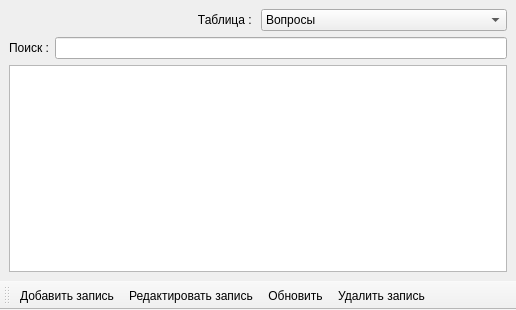
<?xml version="1.0" encoding="UTF-8"?>
<ui version="4.0">
 <class>DataBaseWindow</class>
 <widget class="QMainWindow" name="DataBaseWindow">
  <property name="geometry">
   <rect>
    <x>0</x>
    <y>0</y>
    <width>516</width>
    <height>310</height>
   </rect>
  </property>
  <property name="windowTitle">
   <string>Редактирование базы данных</string>
  </property>
  <property name="windowIcon">
   <iconset>
    <normaloff>../../pics/Databaseicon.png</normaloff>../../pics/Databaseicon.png</iconset>
  </property>
  <widget class="QWidget" name="centralwidget">
   <layout class="QVBoxLayout" name="verticalLayout">
    <item>
     <layout class="QHBoxLayout" name="horizontalLayout_2">
      <item>
       <widget class="QLabel" name="label">
        <property name="text">
         <string>Таблица : </string>
        </property>
        <property name="alignment">
         <set>Qt::AlignRight|Qt::AlignTrailing|Qt::AlignVCenter</set>
        </property>
       </widget>
      </item>
      <item>
       <widget class="QComboBox" name="comboBox">
        <item>
         <property name="text">
          <string>Вопросы</string>
         </property>
        </item>
        <item>
         <property name="text">
          <string>Ответы</string>
         </property>
        </item>
        <item>
         <property name="text">
          <string>Диалоги в контексте</string>
         </property>
        </item>
        <item>
         <property name="text">
          <string>Группы пользователей</string>
         </property>
        </item>
        <item>
         <property name="text">
          <string>Действия</string>
         </property>
        </item>
       </widget>
      </item>
     </layout>
    </item>
    <item>
     <layout class="QHBoxLayout" name="horizontalLayout">
      <item>
       <widget class="QLabel" name="label_2">
        <property name="text">
         <string>Поиск :</string>
        </property>
        <property name="alignment">
         <set>Qt::AlignRight|Qt::AlignTrailing|Qt::AlignVCenter</set>
        </property>
       </widget>
      </item>
      <item>
       <widget class="QLineEdit" name="lineEdit"/>
      </item>
     </layout>
    </item>
    <item>
     <widget class="QTableView" name="tableView">
      <property name="contextMenuPolicy">
       <enum>Qt::ActionsContextMenu</enum>
      </property>
     </widget>
    </item>
   </layout>
  </widget>
  <widget class="QToolBar" name="toolBar">
   <property name="windowTitle">
    <string>toolBar</string>
   </property>
   <attribute name="toolBarArea">
    <enum>BottomToolBarArea</enum>
   </attribute>
   <attribute name="toolBarBreak">
    <bool>false</bool>
   </attribute>
   <addaction name="addRecord"/>
   <addaction name="editRecord"/>
   <addaction name="refreshView"/>
   <addaction name="delRecord"/>
  </widget>
  <action name="addRecord">
   <property name="icon">
    <iconset>
     <normaloff>../../pics/Add.png</normaloff>../../pics/Add.png</iconset>
   </property>
   <property name="text">
    <string>Добавить запись</string>
   </property>
   <property name="toolTip">
    <string>Добавить запись</string>
   </property>
   <property name="shortcut">
    <string>Ctrl+N</string>
   </property>
  </action>
  <action name="delRecord">
   <property name="icon">
    <iconset>
     <normaloff>../../pics/Del.png</normaloff>../../pics/Del.png</iconset>
   </property>
   <property name="text">
    <string>Удалить запись</string>
   </property>
   <property name="toolTip">
    <string>Удалить запись</string>
   </property>
   <property name="shortcut">
    <string>Del</string>
   </property>
  </action>
  <action name="editRecord">
   <property name="icon">
    <iconset>
     <normaloff>../../pics/Edit.png</normaloff>../../pics/Edit.png</iconset>
   </property>
   <property name="text">
    <string>Редактировать запись</string>
   </property>
   <property name="toolTip">
    <string>Редактировать запись</string>
   </property>
   <property name="shortcut">
    <string>Ctrl+E</string>
   </property>
  </action>
  <action name="refreshView">
   <property name="icon">
    <iconset>
     <normaloff>../../pics/refresh.png</normaloff>../../pics/refresh.png</iconset>
   </property>
   <property name="text">
    <string>Обновить</string>
   </property>
   <property name="toolTip">
    <string>Обновить таблицу</string>
   </property>
   <property name="shortcut">
    <string>Ctrl+R</string>
   </property>
  </action>
 </widget>
 <resources/>
 <connections/>
</ui>
